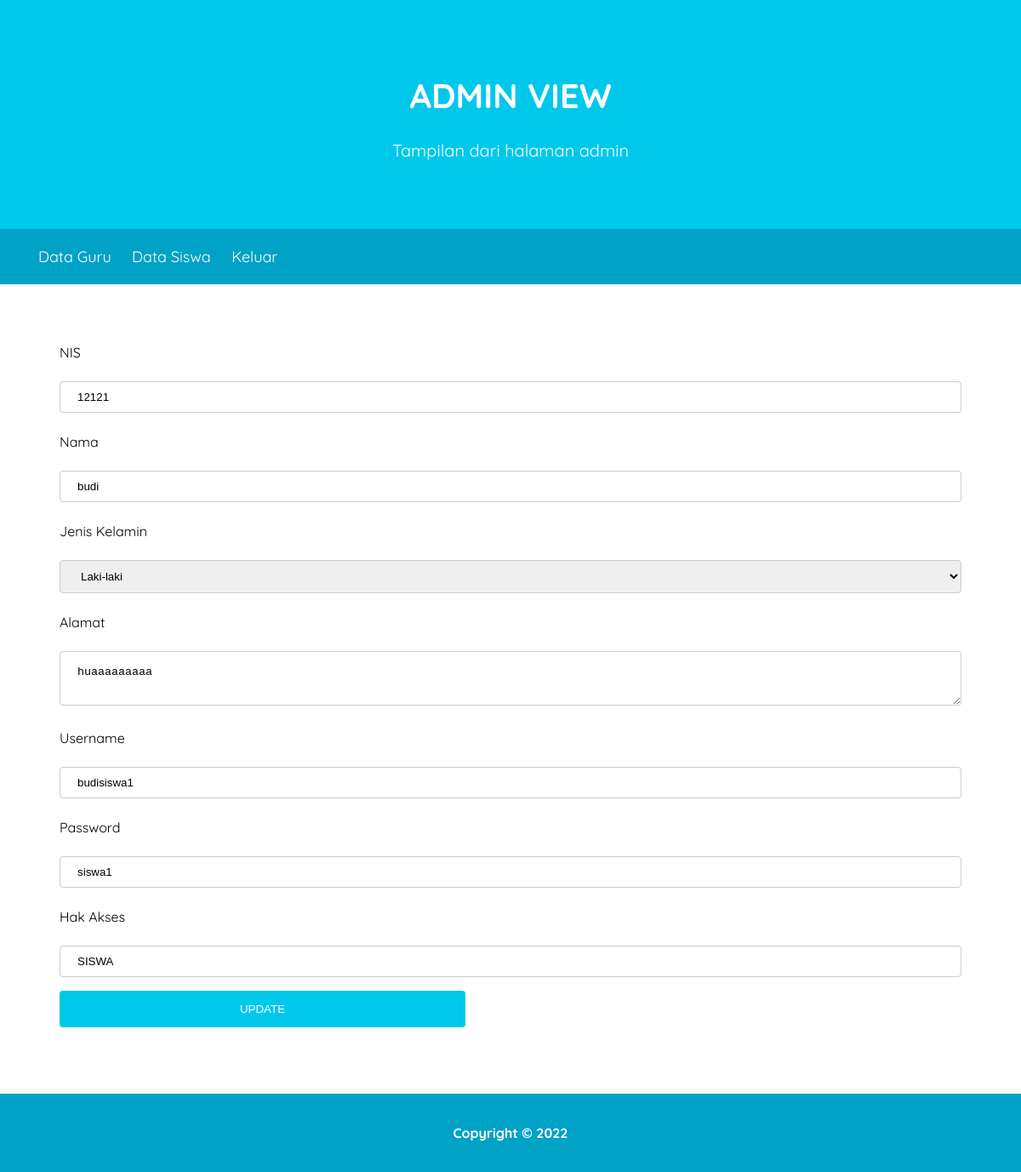
Screenshot of /editDataSiswa.php?id=12121 with the database file from the repository.
### tables this page shows
CREATE TABLE `tbsiswa` (
  `nis` int(11) NOT NULL,
  `nama_siswa` varchar(25) NOT NULL,
  `jenis_kelamin` varchar(12) NOT NULL,
  `alamat` varchar(100) NOT NULL,
  `kelas` char(5) NOT NULL,
  `username` char(15) NOT NULL
);

CREATE TABLE `tbuser` (
  `username` char(15) NOT NULL,
  `password` char(20) NOT NULL,
  `hakakses` char(5) NOT NULL
);

### editDataSiswa.php (the view, shortened to what this page needs)
<!DOCTYPE html>
<html lang="en">
<head>
    <link rel="stylesheet" href="style.css">
</head>
<body>
    <header>
        <div class="jumbotron">
            <h1>ADMIN VIEW</h1>
            <p>Tampilan dari halaman admin</p>
        </div>
    </header>
    <nav>
        <ul>
            <li><a href="viewDataGuru.php">Data Guru</a></li>
            <li><a href="viewDataSiswa.php">Data Siswa</a></li>
            <li><a href="index.php">Keluar</a></li>
        </ul>
    </nav>
    <main>
        <?php
            include "koneksi.php";
            $nis = $_GET['id'];
            $query = mysqli_query($koneksi, 'SELECT * FROM tbsiswa INNER JOIN tbuser ON tbsiswa.username = tbuser.username where nis ="'.$nis.'"');
            while ($data  = mysqli_fetch_array($query)){
                $nis = $data['nis'];
                $nama = $data['nama_siswa'];
                $jk = $data['jenis_kelamin'];
                $alamat = $data['alamat'];
                $username = $data['username'];
                $password = $data['password'];
            ?>
        <form action="updateDataSiswa.php" method="POST">
            <p>NIS</p>
            <input type="text" name="nis" value="<?php echo $nis ?>" readonly>
            <p>Nama</p>
            <input type="text" name="nama" value="<?php echo $nama ?>">
            <p>Jenis Kelamin</p>
            <select name="jk">
                <option value="<?php echo $jk?>"><?php echo $jk?></option>
            </select>
            <br>
            <p>Alamat</p>
            <textarea name="alamat" value="<?php echo $alamat ?>"><?php echo $alamat ?></textarea>
            <p>Username</p>
            <input type="text" name="username" value="<?php echo $username ?>" readonly>
            <p>Password</p>
            <input type="text" name="password" value="<?php echo $password ?>">
            <p>Hak Akses</p>
            <input type="text" name="hakakses" value="SISWA" readonly>
            <input type="submit" name="submit" value="UPDATE">
            <?php } ?>
        </form>
    </main>
    <footer>
        <p>Copyright &#169; 2022</p>
    </footer>
</body>
</html>

### style.css (style rules this page uses)
* { box-sizing: border-box; }
body { font-family: 'Quicksand', sans-serif; margin: 0; padding: 0; }
header { display: inline; }
.jumbotron { font-size: 20px; padding: 60px; background-color: #00c8eb; text-align: center; color: white; }
nav { background-color: #00a2c6; padding: 5px; position: sticky; top: 0; }
nav a { font-size: 18px; font-weight: 400; text-decoration: none; color: white; }
nav li { display: inline; list-style-type: none; margin-right: 20px; }
main { padding: 50px; overflow: auto; margin: auto; width: 1200px; }
input[type=text], select { width: 100%; padding: 10px 20px; margin: 8px 0; display: inline-block; border: 1px solid #ccc; border-radius: 4px; box-sizing: border-box; }
textarea[name=alamat] { width: 100%; padding: 16px 20px; margin: 8px 0; display: inline-block; border: 1px solid #ccc; border-radius: 4px; box-sizing: border-box; }
input[type=submit] { width: 45%; background-color: #00c8eb; color: white; padding: 14px 20px; margin: 8px 0; border: none; border-radius: 4px; cursor: pointer; }
footer { left: 0; bottom: 0; width: 100%; padding: 20px; color: white; background-color: #00a2c6; text-align: center; font-weight: bold; }
form { margin: 20px; }

### rows the page displays
tbsiswa: nis "12121", nama "budi", jk "Laki-laki", alamat "huaaaaaaaaa", username "budisiswa1", password "siswa1"
